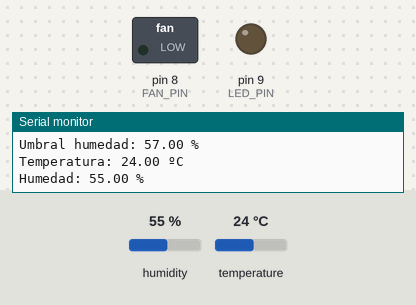
Bench run of a sketch on a simulated Arduino Uno, built with avr-gcc and run on an emulated ATmega328P. On the bench: switched loads named in the sketch (green lamp = pin HIGH), output pins drawn as LEDs (lit = HIGH), the last lines printed to the serial monitor. Inputs (shaded band) come from the test bench; at power-on: humidity 55 %, temperature 24 °C.

Above: at 5.8 s.
5.9 s: humidity set to 58 %
At 10.6 s:
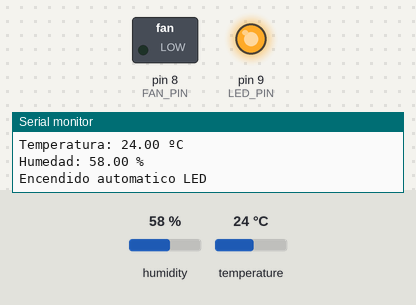
11.9 s: temperature set to 27 °C
At 15.6 s:
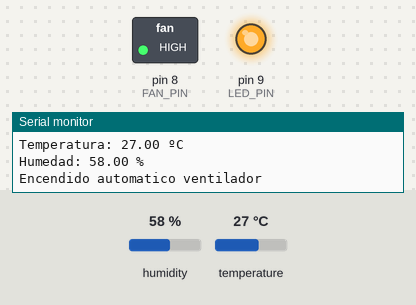
17.9 s: humidity set to 22 %
At 21.5 s:
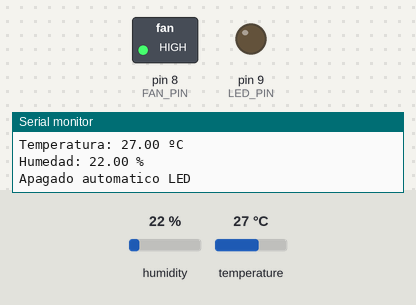
23.9 s: humidity set to 68 %
At 26.3 s:
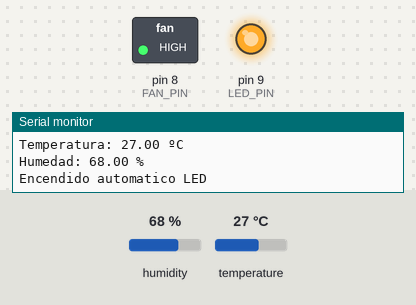
29.9 s: humidity set to 40 %
At 31.0 s:
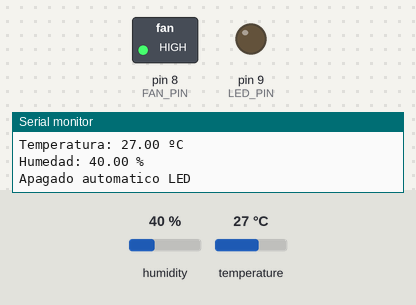
Timing chart, 0 to 32.9 s (numbered marks = the images above; inputs shaded):
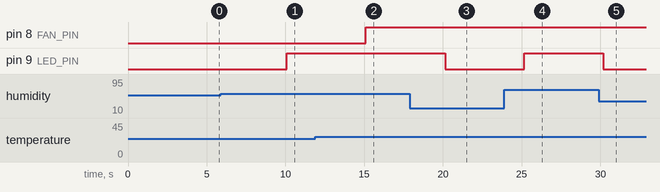

The sketch:

sesion1.ino
```cpp
#include<DHT.h>

#define DHT_PIN 3
#define FAN_PIN 8
#define LED_PIN 9

DHT dht(DHT_PIN, DHT11);
float temperature_threshold, humidity_threshold;
bool fan_on, led_on;

void setup() {
  Serial.begin(9600);
  pinMode(FAN_PIN, OUTPUT);
  pinMode(LED_PIN, OUTPUT);
  dht.begin();
  temperature_threshold = dht.readTemperature() + 2;
  humidity_threshold = dht.readHumidity() + 2;
  fan_on = false;
  led_on = false;
  Serial.print("Umbral temperatura: ");
  Serial.print(temperature_threshold);
  Serial.println(" ºC");
  Serial.print("Umbral humedad: ");
  Serial.print(humidity_threshold);
  Serial.println(" %");
}

void print_sensor_info(float temperature, float humidity) {
  Serial.print("Temperatura: ");
  Serial.print(temperature);
  Serial.println(" ºC");
  Serial.print("Humedad: ");
  Serial.print(humidity);
  Serial.println(" %");
}

void check_sensor_info(float temperature, float humidity) {

  if (temperature >= temperature_threshold && !fan_on) {
    // turn on fan
    Serial.println("Encendido automatico ventilador");
    digitalWrite(FAN_PIN, HIGH);
    fan_on = true;
  } else if (temperature < temperature_threshold && fan_on) {
    // turn off fan
    Serial.println("Apagado automatico ventilador");
    digitalWrite(FAN_PIN, LOW);
    fan_on = false;
  }

  if (humidity >= humidity_threshold && !led_on) {
    // turn on led
    Serial.println("Encendido automatico LED");
    digitalWrite(LED_PIN, HIGH);
    led_on = true;
  } else if (humidity < humidity_threshold && led_on) {
    // turn off led
    Serial.println("Apagado automatico LED");
    digitalWrite(LED_PIN, LOW);
    led_on = false;
  }

}

void loop() {
  delay(5000);
  float temperature = dht.readTemperature();
  float humidity = dht.readHumidity();

  if (isnan(temperature) || isnan(humidity)) {
    Serial.println("Error obteniendo los datos del sensor DHT11");
    return;
  }

  print_sensor_info(temperature, humidity);
  check_sensor_info(temperature, humidity);

}
```

Measured:
- the behaviour switches between 56 and 57 % on humidity (found by bisection; images 0 and 1)
- the behaviour switches between 25 and 26 °C on temperature (found by bisection; images 1 and 2)
- after the input at 5.9 s, pin 9 (LED_PIN): LOW → HIGH after 4.2 s
- after the input at 11.9 s, pin 8 (FAN_PIN): LOW → HIGH after 3.2 s
- after the input at 17.9 s, pin 9 (LED_PIN): HIGH → LOW after 2.2 s
- after the input at 23.9 s, pin 9 (LED_PIN): LOW → HIGH after 1.3 s
- after the input at 29.9 s, pin 9 (LED_PIN): HIGH → LOW after 0.29 s
